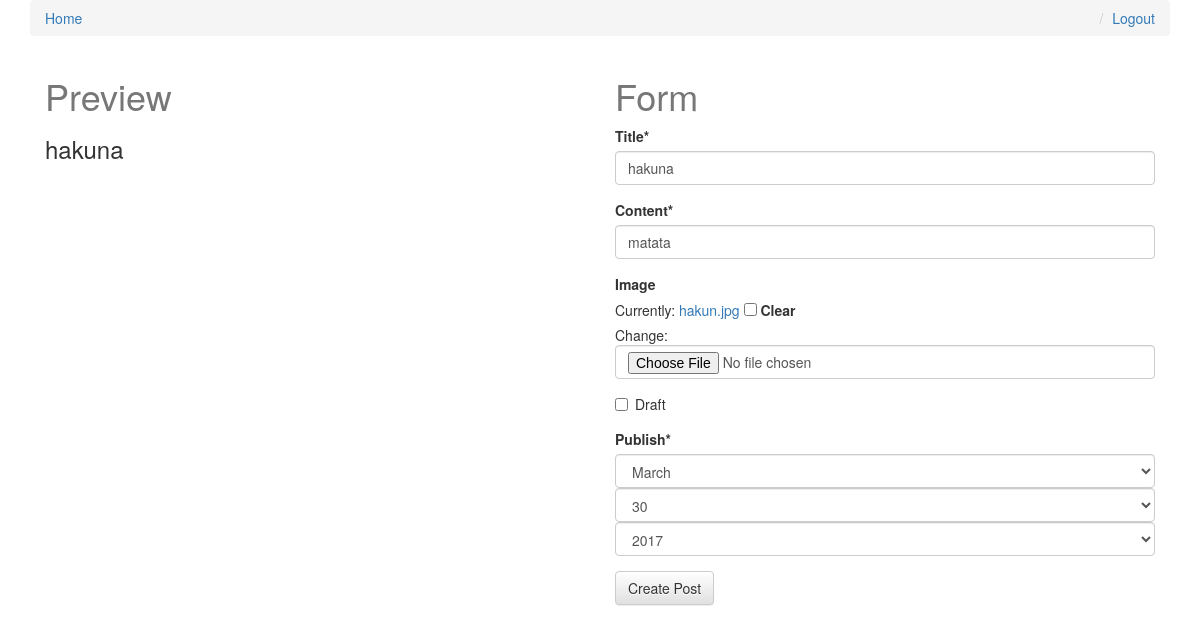
The app's page /15/edit/ (signed in), older data.
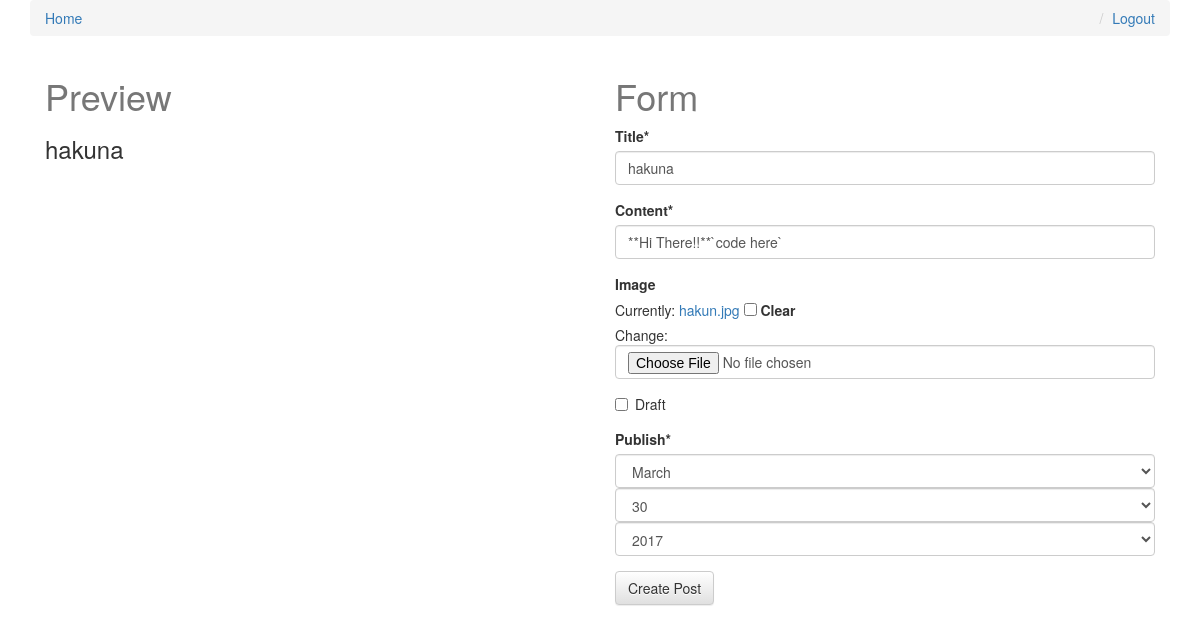
The same page, newer data.
### posts/models.py (models this page shows, shortened)
class Post(models.Model):
    user = models.ForeignKey(settings.AUTH_USER_MODEL, default=1)
    title = models.CharField(max_length=120)
    image = models.ImageField(null=True,
                              blank=True,)
    content = models.TextField()
    draft = models.BooleanField(default=False)
    publish = models.DateField(auto_now=False, auto_now_add=False)
    updated = models.DateTimeField(auto_now=True, auto_now_add=False)
    timestamp = models.DateTimeField(auto_now=False, auto_now_add=True)
    objects = PostManager()
    class Meta:
        ordering = ['-timestamp', 'updated']

### posts/views.py (the view)
# urls.py: url(r'^(?P<pk>\d+)/edit/$', post_update, name='update'),
def post_update(request, pk=None):
    if not request.user.is_staff or not request.user.is_superuser:
        raise Http404
    instance = get_object_or_404(Post, pk=pk)
    form = PostForm(request.POST or None, request.FILES or None, instance=instance)
    if form.is_valid():
        instance = form.save(commit=False)
        instance.save()
        messages.success(request, "Successfully Updated")
        return HttpResponseRedirect(instance.get_absolute_url())
    context = {
        'title': instance.title,
        'instance': instance,
        'form': form,
    }
    return render(request, 'posts_form.html', context)

### posts/forms.py
class PostForm(forms.ModelForm):
    content = forms.CharField(widget=PagedownWidget(show_preview=False))
    publish = forms.DateField(widget=forms.SelectDateWidget)
    class Meta:
        model = Post
        fields = [
            'title',
            'content',
            'image',
            'draft',
            'publish',
        ]

### templates/posts_form.html (shortened to what this page needs)
{% extends 'base.html' %}
{% load crispy_forms_tags %}
{% block content %}
    <div class="col-sm-6">
        <h1>Preview</h1>
    <div class="content-preview">
        <h3 id="preview-title"></h3>
    </div>
    </div>
    <div class="col-sm-6 ">
        <h1>Form</h1>
        <form method="post" action="" enctype="multipart/form-data">
            {{ form|crispy }}
            <input type="submit" class="btn btn-default" value="Create Post">
        </form>
    </div>
{% endblock content %}

Row changes from the older to the newer data that the page shows:
changed Post "hakuna": content "matata" → "**Hi There!!**`code here`"
